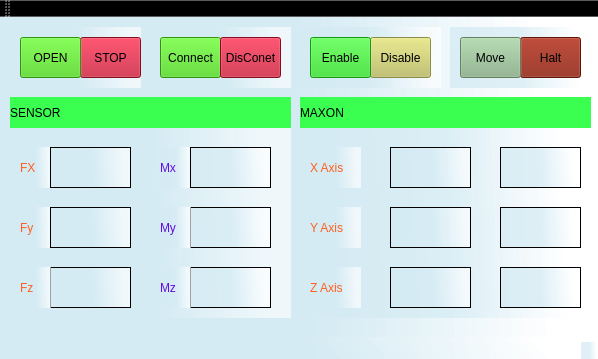
<?xml version="1.0" encoding="UTF-8"?>
<ui version="4.0">
 <class>maxon_velocityClass</class>
 <widget class="QMainWindow" name="maxon_velocityClass">
  <property name="geometry">
   <rect>
    <x>0</x>
    <y>0</y>
    <width>598</width>
    <height>359</height>
   </rect>
  </property>
  <property name="windowTitle">
   <string>maxon_velocity</string>
  </property>
  <property name="styleSheet">
   <string notr="true">background-color: qlineargradient(spread:pad, x1:0.506, y1:0.522455, x2:1, y2:0.506, stop:0 rgba(211, 234, 243, 182), stop:0.8125 rgba(255, 255, 255, 161));</string>
  </property>
  <widget class="QWidget" name="centralWidget">
   <widget class="QWidget" name="MaxonStatues" native="true">
    <property name="geometry">
     <rect>
      <x>300</x>
      <y>80</y>
      <width>291</width>
      <height>221</height>
     </rect>
    </property>
    <widget class="QLabel" name="label_2">
     <property name="geometry">
      <rect>
       <x>10</x>
       <y>50</y>
       <width>51</width>
       <height>41</height>
      </rect>
     </property>
     <property name="styleSheet">
      <string notr="true">font: 10pt &quot;Roman&quot;;
color: rgb(255, 95, 32);
</string>
     </property>
     <property name="text">
      <string>X Axis</string>
     </property>
    </widget>
    <widget class="QTextBrowser" name="xPosition">
     <property name="geometry">
      <rect>
       <x>200</x>
       <y>50</y>
       <width>81</width>
       <height>41</height>
      </rect>
     </property>
     <property name="styleSheet">
      <string notr="true">color: rgb(255, 7, 23);</string>
     </property>
    </widget>
    <widget class="QTextBrowser" name="xVelocity">
     <property name="geometry">
      <rect>
       <x>90</x>
       <y>50</y>
       <width>81</width>
       <height>41</height>
      </rect>
     </property>
     <property name="styleSheet">
      <string notr="true">color: rgb(255, 6, 18);</string>
     </property>
     <property name="html">
      <string>&lt;!DOCTYPE HTML PUBLIC &quot;-//W3C//DTD HTML 4.0//EN&quot; &quot;http://www.w3.org/TR/REC-html40/strict.dtd&quot;&gt;
&lt;html&gt;&lt;head&gt;&lt;meta name=&quot;qrichtext&quot; content=&quot;1&quot; /&gt;&lt;style type=&quot;text/css&quot;&gt;
p, li { white-space: pre-wrap; }
&lt;/style&gt;&lt;/head&gt;&lt;body style=&quot; font-family:'SimSun'; font-size:9pt; font-weight:400; font-style:normal;&quot;&gt;
&lt;p align=&quot;center&quot; style=&quot;-qt-paragraph-type:empty; margin-top:0px; margin-bottom:0px; margin-left:0px; margin-right:0px; -qt-block-indent:0; text-indent:0px;&quot;&gt;&lt;/p&gt;&lt;/body&gt;&lt;/html&gt;</string>
     </property>
    </widget>
    <widget class="QLabel" name="model_label">
     <property name="geometry">
      <rect>
       <x>0</x>
       <y>0</y>
       <width>291</width>
       <height>31</height>
      </rect>
     </property>
     <property name="styleSheet">
      <string notr="true">background-color: rgb(58, 255, 81);</string>
     </property>
     <property name="text">
      <string>MAXON</string>
     </property>
    </widget>
    <widget class="QTextBrowser" name="yPosition">
     <property name="geometry">
      <rect>
       <x>200</x>
       <y>110</y>
       <width>81</width>
       <height>41</height>
      </rect>
     </property>
     <property name="styleSheet">
      <string notr="true">color: rgb(255, 7, 23);</string>
     </property>
    </widget>
    <widget class="QLabel" name="label_5">
     <property name="geometry">
      <rect>
       <x>10</x>
       <y>110</y>
       <width>51</width>
       <height>41</height>
      </rect>
     </property>
     <property name="styleSheet">
      <string notr="true">font: 10pt &quot;Roman&quot;;
color: rgb(255, 95, 32);
</string>
     </property>
     <property name="text">
      <string>Y Axis</string>
     </property>
    </widget>
    <widget class="QTextBrowser" name="yVelocity">
     <property name="geometry">
      <rect>
       <x>90</x>
       <y>110</y>
       <width>81</width>
       <height>41</height>
      </rect>
     </property>
     <property name="styleSheet">
      <string notr="true">color: rgb(255, 6, 18);</string>
     </property>
     <property name="html">
      <string>&lt;!DOCTYPE HTML PUBLIC &quot;-//W3C//DTD HTML 4.0//EN&quot; &quot;http://www.w3.org/TR/REC-html40/strict.dtd&quot;&gt;
&lt;html&gt;&lt;head&gt;&lt;meta name=&quot;qrichtext&quot; content=&quot;1&quot; /&gt;&lt;style type=&quot;text/css&quot;&gt;
p, li { white-space: pre-wrap; }
&lt;/style&gt;&lt;/head&gt;&lt;body style=&quot; font-family:'SimSun'; font-size:9pt; font-weight:400; font-style:normal;&quot;&gt;
&lt;p align=&quot;center&quot; style=&quot;-qt-paragraph-type:empty; margin-top:0px; margin-bottom:0px; margin-left:0px; margin-right:0px; -qt-block-indent:0; text-indent:0px;&quot;&gt;&lt;/p&gt;&lt;/body&gt;&lt;/html&gt;</string>
     </property>
    </widget>
    <widget class="QTextBrowser" name="zPosition">
     <property name="geometry">
      <rect>
       <x>200</x>
       <y>170</y>
       <width>81</width>
       <height>41</height>
      </rect>
     </property>
     <property name="styleSheet">
      <string notr="true">color: rgb(255, 7, 23);</string>
     </property>
    </widget>
    <widget class="QTextBrowser" name="zVelocity">
     <property name="geometry">
      <rect>
       <x>90</x>
       <y>170</y>
       <width>81</width>
       <height>41</height>
      </rect>
     </property>
     <property name="styleSheet">
      <string notr="true">color: rgb(255, 6, 18);</string>
     </property>
     <property name="html">
      <string>&lt;!DOCTYPE HTML PUBLIC &quot;-//W3C//DTD HTML 4.0//EN&quot; &quot;http://www.w3.org/TR/REC-html40/strict.dtd&quot;&gt;
&lt;html&gt;&lt;head&gt;&lt;meta name=&quot;qrichtext&quot; content=&quot;1&quot; /&gt;&lt;style type=&quot;text/css&quot;&gt;
p, li { white-space: pre-wrap; }
&lt;/style&gt;&lt;/head&gt;&lt;body style=&quot; font-family:'SimSun'; font-size:9pt; font-weight:400; font-style:normal;&quot;&gt;
&lt;p align=&quot;center&quot; style=&quot;-qt-paragraph-type:empty; margin-top:0px; margin-bottom:0px; margin-left:0px; margin-right:0px; -qt-block-indent:0; text-indent:0px;&quot;&gt;&lt;/p&gt;&lt;/body&gt;&lt;/html&gt;</string>
     </property>
    </widget>
    <widget class="QLabel" name="label_8">
     <property name="geometry">
      <rect>
       <x>10</x>
       <y>170</y>
       <width>51</width>
       <height>41</height>
      </rect>
     </property>
     <property name="styleSheet">
      <string notr="true">font: 10pt &quot;Roman&quot;;
color: rgb(255, 95, 32);
</string>
     </property>
     <property name="text">
      <string>Z Axis</string>
     </property>
    </widget>
    <zorder>xVelocity</zorder>
    <zorder>label_2</zorder>
    <zorder>xPosition</zorder>
    <zorder>model_label</zorder>
    <zorder>yPosition</zorder>
    <zorder>label_5</zorder>
    <zorder>yVelocity</zorder>
    <zorder>zPosition</zorder>
    <zorder>zVelocity</zorder>
    <zorder>label_8</zorder>
   </widget>
   <widget class="QWidget" name="SensorDeviceSet" native="true">
    <property name="geometry">
     <rect>
      <x>10</x>
      <y>10</y>
      <width>131</width>
      <height>61</height>
     </rect>
    </property>
    <widget class="QPushButton" name="StopButton">
     <property name="enabled">
      <bool>true</bool>
     </property>
     <property name="geometry">
      <rect>
       <x>70</x>
       <y>10</y>
       <width>61</width>
       <height>41</height>
      </rect>
     </property>
     <property name="styleSheet">
      <string notr="true">background-color: rgb(188, 18, 44);</string>
     </property>
     <property name="text">
      <string>STOP</string>
     </property>
    </widget>
    <widget class="QPushButton" name="OpenButton">
     <property name="enabled">
      <bool>true</bool>
     </property>
     <property name="geometry">
      <rect>
       <x>10</x>
       <y>10</y>
       <width>61</width>
       <height>41</height>
      </rect>
     </property>
     <property name="styleSheet">
      <string notr="true">background-color: rgb(67, 208, 16);</string>
     </property>
     <property name="text">
      <string>OPEN</string>
     </property>
     <property name="autoDefault">
      <bool>false</bool>
     </property>
     <property name="default">
      <bool>false</bool>
     </property>
     <property name="flat">
      <bool>false</bool>
     </property>
    </widget>
   </widget>
   <widget class="QWidget" name="MaxondeviceSet" native="true">
    <property name="geometry">
     <rect>
      <x>150</x>
      <y>10</y>
      <width>141</width>
      <height>61</height>
     </rect>
    </property>
    <widget class="QPushButton" name="connectButton">
     <property name="enabled">
      <bool>true</bool>
     </property>
     <property name="geometry">
      <rect>
       <x>10</x>
       <y>10</y>
       <width>61</width>
       <height>41</height>
      </rect>
     </property>
     <property name="styleSheet">
      <string notr="true">background-color: rgb(67, 208, 16);</string>
     </property>
     <property name="text">
      <string>Connect</string>
     </property>
     <property name="autoDefault">
      <bool>false</bool>
     </property>
     <property name="default">
      <bool>false</bool>
     </property>
     <property name="flat">
      <bool>false</bool>
     </property>
    </widget>
    <widget class="QPushButton" name="disconnectButton">
     <property name="enabled">
      <bool>true</bool>
     </property>
     <property name="geometry">
      <rect>
       <x>70</x>
       <y>10</y>
       <width>61</width>
       <height>41</height>
      </rect>
     </property>
     <property name="styleSheet">
      <string notr="true">background-color: rgb(188, 18, 44);</string>
     </property>
     <property name="text">
      <string>DisConet</string>
     </property>
    </widget>
   </widget>
   <widget class="QWidget" name="MaxonSet" native="true">
    <property name="geometry">
     <rect>
      <x>300</x>
      <y>10</y>
      <width>141</width>
      <height>61</height>
     </rect>
    </property>
    <widget class="QPushButton" name="disableButton">
     <property name="enabled">
      <bool>true</bool>
     </property>
     <property name="geometry">
      <rect>
       <x>70</x>
       <y>10</y>
       <width>61</width>
       <height>41</height>
      </rect>
     </property>
     <property name="styleSheet">
      <string notr="true">background-color: rgb(194, 194, 96);</string>
     </property>
     <property name="text">
      <string>Disable</string>
     </property>
    </widget>
    <widget class="QPushButton" name="enableButton">
     <property name="enabled">
      <bool>true</bool>
     </property>
     <property name="geometry">
      <rect>
       <x>10</x>
       <y>10</y>
       <width>61</width>
       <height>41</height>
      </rect>
     </property>
     <property name="styleSheet">
      <string notr="true">background-color: rgb(33, 213, 24);</string>
     </property>
     <property name="text">
      <string>Enable</string>
     </property>
     <property name="autoDefault">
      <bool>false</bool>
     </property>
     <property name="default">
      <bool>false</bool>
     </property>
     <property name="flat">
      <bool>false</bool>
     </property>
    </widget>
   </widget>
   <widget class="QWidget" name="SystemSet" native="true">
    <property name="geometry">
     <rect>
      <x>450</x>
      <y>10</y>
      <width>141</width>
      <height>61</height>
     </rect>
    </property>
    <widget class="QPushButton" name="haltButton">
     <property name="enabled">
      <bool>true</bool>
     </property>
     <property name="geometry">
      <rect>
       <x>70</x>
       <y>10</y>
       <width>61</width>
       <height>41</height>
      </rect>
     </property>
     <property name="styleSheet">
      <string notr="true">background-color: rgb(135, 29, 11);</string>
     </property>
     <property name="text">
      <string>Halt</string>
     </property>
    </widget>
    <widget class="QPushButton" name="moveButton">
     <property name="enabled">
      <bool>true</bool>
     </property>
     <property name="geometry">
      <rect>
       <x>10</x>
       <y>10</y>
       <width>61</width>
       <height>41</height>
      </rect>
     </property>
     <property name="styleSheet">
      <string notr="true">background-color: rgb(138, 180, 136);</string>
     </property>
     <property name="text">
      <string>Move</string>
     </property>
    </widget>
   </widget>
   <widget class="QWidget" name="SensorStatues" native="true">
    <property name="geometry">
     <rect>
      <x>10</x>
      <y>80</y>
      <width>281</width>
      <height>221</height>
     </rect>
    </property>
    <widget class="QLabel" name="label_4">
     <property name="geometry">
      <rect>
       <x>150</x>
       <y>50</y>
       <width>31</width>
       <height>41</height>
      </rect>
     </property>
     <property name="styleSheet">
      <string notr="true">color: rgb(98, 13, 225);
font: 10pt &quot;Roman&quot;;
</string>
     </property>
     <property name="text">
      <string>Mx</string>
     </property>
    </widget>
    <widget class="QLabel" name="label_9">
     <property name="geometry">
      <rect>
       <x>10</x>
       <y>50</y>
       <width>31</width>
       <height>41</height>
      </rect>
     </property>
     <property name="styleSheet">
      <string notr="true">font: 10pt &quot;Roman&quot;;
color: rgb(255, 95, 32);
</string>
     </property>
     <property name="text">
      <string>FX</string>
     </property>
    </widget>
    <widget class="QTextBrowser" name="mx">
     <property name="geometry">
      <rect>
       <x>180</x>
       <y>50</y>
       <width>81</width>
       <height>41</height>
      </rect>
     </property>
     <property name="styleSheet">
      <string notr="true">color: rgb(255, 7, 23);</string>
     </property>
    </widget>
    <widget class="QTextBrowser" name="fx">
     <property name="geometry">
      <rect>
       <x>40</x>
       <y>50</y>
       <width>81</width>
       <height>41</height>
      </rect>
     </property>
     <property name="styleSheet">
      <string notr="true">color: rgb(255, 6, 18);</string>
     </property>
     <property name="html">
      <string>&lt;!DOCTYPE HTML PUBLIC &quot;-//W3C//DTD HTML 4.0//EN&quot; &quot;http://www.w3.org/TR/REC-html40/strict.dtd&quot;&gt;
&lt;html&gt;&lt;head&gt;&lt;meta name=&quot;qrichtext&quot; content=&quot;1&quot; /&gt;&lt;style type=&quot;text/css&quot;&gt;
p, li { white-space: pre-wrap; }
&lt;/style&gt;&lt;/head&gt;&lt;body style=&quot; font-family:'SimSun'; font-size:9pt; font-weight:400; font-style:normal;&quot;&gt;
&lt;p align=&quot;center&quot; style=&quot;-qt-paragraph-type:empty; margin-top:0px; margin-bottom:0px; margin-left:0px; margin-right:0px; -qt-block-indent:0; text-indent:0px;&quot;&gt;&lt;/p&gt;&lt;/body&gt;&lt;/html&gt;</string>
     </property>
    </widget>
    <widget class="QLabel" name="model_label_2">
     <property name="geometry">
      <rect>
       <x>0</x>
       <y>0</y>
       <width>291</width>
       <height>31</height>
      </rect>
     </property>
     <property name="styleSheet">
      <string notr="true">background-color: rgb(58, 255, 81);</string>
     </property>
     <property name="text">
      <string>SENSOR</string>
     </property>
    </widget>
    <widget class="QTextBrowser" name="my">
     <property name="geometry">
      <rect>
       <x>180</x>
       <y>110</y>
       <width>81</width>
       <height>41</height>
      </rect>
     </property>
     <property name="styleSheet">
      <string notr="true">color: rgb(255, 7, 23);</string>
     </property>
    </widget>
    <widget class="QLabel" name="label_10">
     <property name="geometry">
      <rect>
       <x>10</x>
       <y>110</y>
       <width>31</width>
       <height>41</height>
      </rect>
     </property>
     <property name="styleSheet">
      <string notr="true">font: 10pt &quot;Roman&quot;;
color: rgb(255, 95, 32);
</string>
     </property>
     <property name="text">
      <string>Fy</string>
     </property>
    </widget>
    <widget class="QTextBrowser" name="fy">
     <property name="geometry">
      <rect>
       <x>40</x>
       <y>110</y>
       <width>81</width>
       <height>41</height>
      </rect>
     </property>
     <property name="styleSheet">
      <string notr="true">color: rgb(255, 6, 18);</string>
     </property>
     <property name="html">
      <string>&lt;!DOCTYPE HTML PUBLIC &quot;-//W3C//DTD HTML 4.0//EN&quot; &quot;http://www.w3.org/TR/REC-html40/strict.dtd&quot;&gt;
&lt;html&gt;&lt;head&gt;&lt;meta name=&quot;qrichtext&quot; content=&quot;1&quot; /&gt;&lt;style type=&quot;text/css&quot;&gt;
p, li { white-space: pre-wrap; }
&lt;/style&gt;&lt;/head&gt;&lt;body style=&quot; font-family:'SimSun'; font-size:9pt; font-weight:400; font-style:normal;&quot;&gt;
&lt;p align=&quot;center&quot; style=&quot;-qt-paragraph-type:empty; margin-top:0px; margin-bottom:0px; margin-left:0px; margin-right:0px; -qt-block-indent:0; text-indent:0px;&quot;&gt;&lt;/p&gt;&lt;/body&gt;&lt;/html&gt;</string>
     </property>
    </widget>
    <widget class="QLabel" name="label_11">
     <property name="geometry">
      <rect>
       <x>150</x>
       <y>110</y>
       <width>31</width>
       <height>41</height>
      </rect>
     </property>
     <property name="styleSheet">
      <string notr="true">color: rgb(98, 13, 225);
font: 10pt &quot;Roman&quot;;
</string>
     </property>
     <property name="text">
      <string>My</string>
     </property>
    </widget>
    <widget class="QTextBrowser" name="mz">
     <property name="geometry">
      <rect>
       <x>180</x>
       <y>170</y>
       <width>81</width>
       <height>41</height>
      </rect>
     </property>
     <property name="styleSheet">
      <string notr="true">color: rgb(255, 7, 23);</string>
     </property>
    </widget>
    <widget class="QTextBrowser" name="fz">
     <property name="geometry">
      <rect>
       <x>40</x>
       <y>170</y>
       <width>81</width>
       <height>41</height>
      </rect>
     </property>
     <property name="styleSheet">
      <string notr="true">color: rgb(255, 6, 18);</string>
     </property>
     <property name="html">
      <string>&lt;!DOCTYPE HTML PUBLIC &quot;-//W3C//DTD HTML 4.0//EN&quot; &quot;http://www.w3.org/TR/REC-html40/strict.dtd&quot;&gt;
&lt;html&gt;&lt;head&gt;&lt;meta name=&quot;qrichtext&quot; content=&quot;1&quot; /&gt;&lt;style type=&quot;text/css&quot;&gt;
p, li { white-space: pre-wrap; }
&lt;/style&gt;&lt;/head&gt;&lt;body style=&quot; font-family:'SimSun'; font-size:9pt; font-weight:400; font-style:normal;&quot;&gt;
&lt;p align=&quot;center&quot; style=&quot;-qt-paragraph-type:empty; margin-top:0px; margin-bottom:0px; margin-left:0px; margin-right:0px; -qt-block-indent:0; text-indent:0px;&quot;&gt;&lt;/p&gt;&lt;/body&gt;&lt;/html&gt;</string>
     </property>
    </widget>
    <widget class="QLabel" name="label_12">
     <property name="geometry">
      <rect>
       <x>150</x>
       <y>170</y>
       <width>31</width>
       <height>41</height>
      </rect>
     </property>
     <property name="styleSheet">
      <string notr="true">color: rgb(98, 13, 225);
font: 10pt &quot;Roman&quot;;
</string>
     </property>
     <property name="text">
      <string>Mz</string>
     </property>
    </widget>
    <widget class="QLabel" name="label_13">
     <property name="geometry">
      <rect>
       <x>10</x>
       <y>170</y>
       <width>31</width>
       <height>41</height>
      </rect>
     </property>
     <property name="styleSheet">
      <string notr="true">font: 10pt &quot;Roman&quot;;
color: rgb(255, 95, 32);
</string>
     </property>
     <property name="text">
      <string>Fz</string>
     </property>
    </widget>
   </widget>
  </widget>
  <widget class="QMenuBar" name="menuBar">
   <property name="geometry">
    <rect>
     <x>0</x>
     <y>0</y>
     <width>598</width>
     <height>23</height>
    </rect>
   </property>
  </widget>
  <widget class="QToolBar" name="mainToolBar">
   <attribute name="toolBarArea">
    <enum>TopToolBarArea</enum>
   </attribute>
   <attribute name="toolBarBreak">
    <bool>false</bool>
   </attribute>
  </widget>
  <widget class="QStatusBar" name="statusBar"/>
 </widget>
 <layoutdefault spacing="6" margin="11"/>
 <resources>
  <include location="maxon_velocity.qrc"/>
 </resources>
 <connections/>
</ui>
